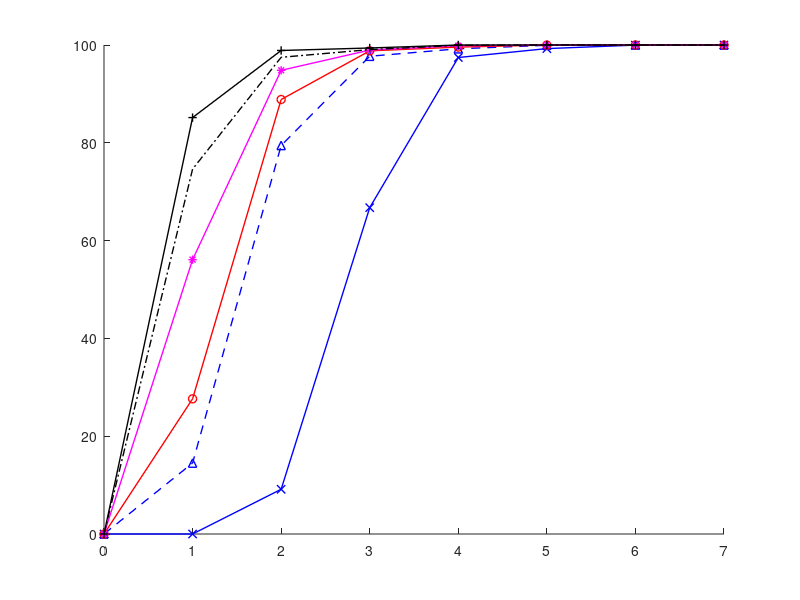

Source code (MATLAB): (Note: this script raises an error after producing the figure.)
lineWidth = 1;
markerSize=4;
labelTestSize = 10;
legendTextSize = 10;
boxRatioTextSize = 10;
x=[0,1,2,3,4,5,6,7];
x1=[0 , 0.0 , 9.14264150943 , 66.7381132075 , 97.441509434 , 99.2641509434 , 99.9781132075 , 100.0];
x2=[0 , 14.5051169591 , 79.451754386 , 97.7002923977 , 99.2251461988 , 99.9437134503 , 100.0 , 100.0]; 
x3=[0 , 27.645631068 , 88.8515950069 , 98.8023578363 , 99.5755894591 , 99.9937586685 , 100.0 , 100.0]; 
x4=[0 , 56.1003460208 , 94.8228373702 , 98.9612456747 , 99.8484429066 , 100.0 , 100.0 , 100.0]; 
x5=[0 , 74.6151202749 , 97.4838487973 , 99.0611683849 , 99.9285223368 , 100.0 , 100.0 , 100.0]; 
x6=[0 , 85.158110883 , 98.8802190281 , 99.3880903491 , 100.0 , 100.0 , 100.0 , 100.0]; 


% greedySC = [1014.3301, 775.649, 598.08936, 465.34558];
% randomSC = [479.25082, 316.71838, 264.80457, 217.5541];
% gdvSC = [1618.829, 1067.5519, 758.02277, 590.3807];
% adaptiveSC = [1196.8037, 869.7468, 661.4816, 510.04245];

figure(1);
hold on;
%xSequenceC = {'[10,20]';'[20,30]';'[30,40]';'[40,50]'};
%xSequence = 1:length(greedySC);

a1 = plot(x,x1, 'x-k','LineWidth',lineWidth,'color','b'); M1 = '0';
a2 = plot(x,x2, '^--k','LineWidth',lineWidth,'color','b'); M2 = '1';
a3 = plot(x,x3, 'o-k','LineWidth',lineWidth,'color','r'); M3 = '10';
a4 = plot(x,x4, '*-k','LineWidth',lineWidth,'color','m'); M4 = '100';
a5 = plot(x,x5, '-.k','LineWidth',lineWidth,'color','k'); M5 = '1000';
a6 = plot(x,x6, '+-k','LineWidth',lineWidth,'color','k'); M6 = '8000';
h_legend = legend(M1, M2, M3, M4, M5, M6, 2);
xhand = xlabel('simulating iterations');
yhand = ylabel('average number of ASes already in converged state(%)');
set(a1, 'MarkerSize', markerSize);
set(a2, 'MarkerSize', markerSize);
set(a3, 'MarkerSize', markerSize);
set(a4, 'MarkerSize', markerSize);
set(a5, 'MarkerSize', markerSize);
set(a6, 'MarkerSize', markerSize);
set(h_legend,'FontSize',legendTextSize);
set(h_legend, 'FontWeight', 'bold');
set(gca,'fontsize',boxRatioTextSize);

set(xhand, 'FontSize', labelTestSize);
set(yhand, 'FontSize', labelTestSize);
% set(gca,'XTick',xSequence); % Change x-axis ticks
% set(gca,'XTickLabel',xSequenceC); % Change x-axis ticks labels to desired values.
grid on;
hold off;
